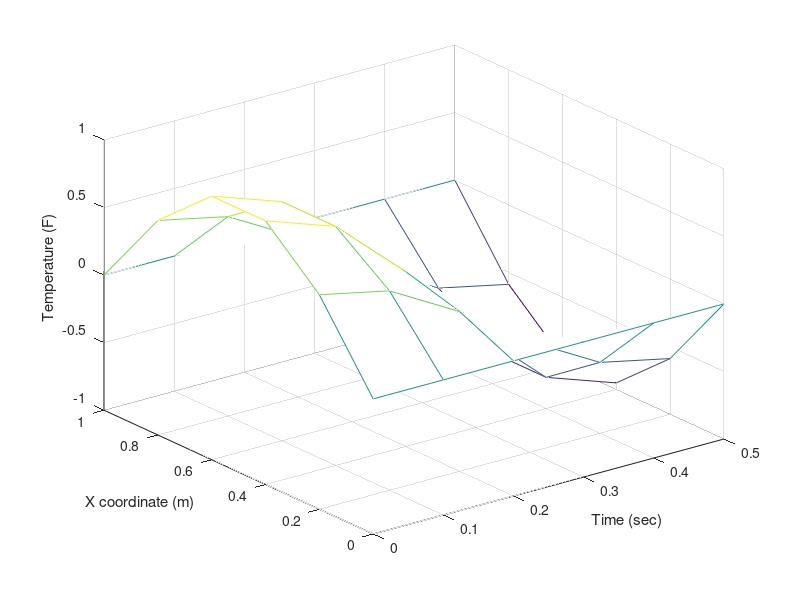

This chart was generated by the following MATLAB code:
a = 2;
L = 1; % 0 < x < L
b = 0.5; % 0 < t < b
h = 0.2; %step for x 
n = fix(L/h)+1; %number of steps x
x = linspace(0, L, n); %create vector for x values 
k = h/a; %step for t
m = fix(b/k)+1; %number for steps t
t = linspace(0, b, m); %create vector for t values
U = zeros(n, m); %fill array with 0s
%initial values
U(:, 1) = sin(pi*x);
U(1, :) = 0;
U(end, :) = 0;
%calculate values for second row
for i = 2 : n-1
    U(i, 2) = (1-(a^2*k^2)/(h^2))*U(i, 1)+(a^2*k^2)/((h^2)*2)*(U(i+1, 1)+U(i-1, 1));
end

for j = 2 : m-1
    for i = 2 : n-1
        U(i, j+1) = (2-(2*a^2*k^2/(h^2)))*U(i, j) + (a^2*k^2/(h^2))*(U(i+1, j)+U(i-1, j))-U(i,j-1)
    end
end

[xx, tt] = meshgrid(t, x);
mesh(xx, tt, U)
xlabel('Time (sec)')
ylabel('X coordinate (m)')
zlabel('Temperature (F)')
        
        
        
        
        
        
        